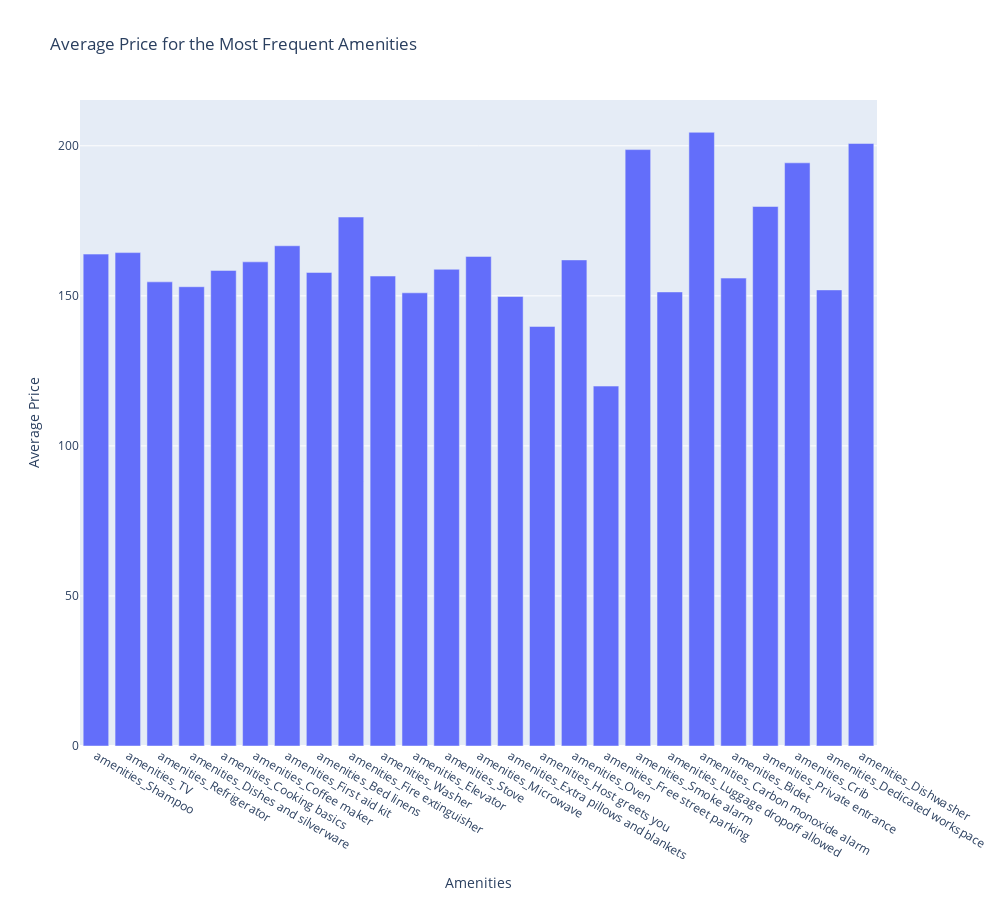

The cell this chart's notebook holds for it:
### Code cell
amenities = {}
for c in df.columns:
	if "amenities" in c: 
		amenities[c] = df[c].value_counts()[1]
amenities_list = sorted(amenities, key=amenities.get, reverse=True)[10:35]
amenities = {c:df.groupby(c)['price'].mean()[1] for c in amenities_list}
fig = px.bar(x = amenities.keys(), y = amenities.values(), title = "Average Price for the Most Frequent Amenities", labels={
	"y": "Average Price",
	"x": "Amenities"
}, height=900, width=1000)
fig.show()

### Figure 1 — Plotly figure (JSON) as saved in the notebook; plotly's stock layout.template omitted (floating-point values rounded to 4 significant figures)
{"data": [{"alignmentgroup": "True", "hovertemplate": "Amenities=%{x}<br>Average Price=%{y}<extra></extra>", "legendgroup": "", "marker": {"color": "#636efa", "pattern": {"shape": ""}}, "name": "", "offsetgroup": "", "orientation": "v", "showlegend": false, "textposition": "auto", "type": "bar", "x": ["amenities_Shampoo", "amenities_TV", "amenities_Refrigerator", "amenities_Dishes and silverware", "amenities_Cooking basics", "amenities_Coffee maker", "amenities_First aid kit", "amenities_Bed linens", "amenities_Fire extinguisher", "amenities_Washer", "amenities_Elevator", "amenities_Stove", "amenities_Microwave", "amenities_Extra pillows and blankets", "amenities_Host greets you", "amenities_Oven", "amenities_Free street parking", "amenities_Smoke alarm", "amenities_Luggage dropoff allowed", "amenities_Carbon monoxide alarm", "amenities_Bidet", "amenities_Private entrance", "amenities_Crib", "amenities_Dedicated workspace", "amenities_Dishwasher"], "xaxis": "x", "y": [163.9, 164.4, 154.7, 153.0, 158.5, 161.3, 166.7, 157.8, 176.3, 156.6, 151.0, 158.8, 163.1, 149.8, 139.8, 162.0, 119.9, 198.7, 151.3, 204.5, 155.9, 179.8, 194.3, 152.0, 200.8], "yaxis": "y"}], "layout": {"barmode": "relative", "height": 900, "legend": {"tracegroupgap": 0}, "title": {"text": "Average Price for the Most Frequent Amenities"}, "width": 1000, "xaxis": {"anchor": "y", "domain": [0, 1], "title": {"text": "Amenities"}}, "yaxis": {"anchor": "x", "domain": [0, 1], "title": {"text": "Average Price"}}}}
